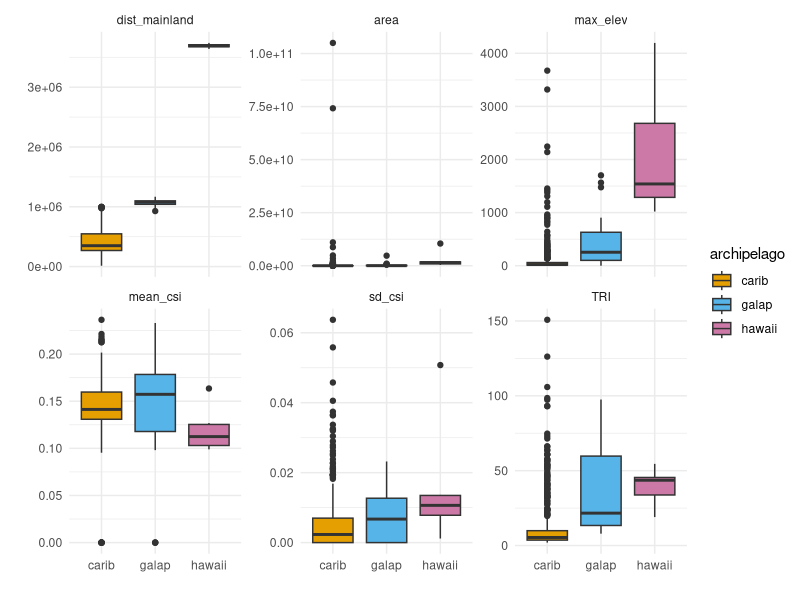
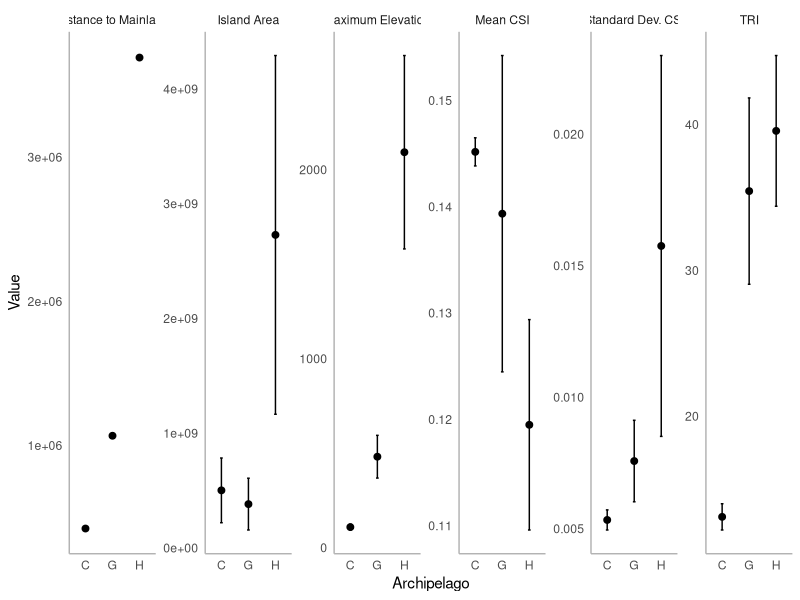

The R source for these figures, in order:
# Creating a faceted boxplot visualization to illustrate
#  the spread of island-specific data
library(tidyverse)
library(ggplot2)
library(reshape2)

# Read dataset
dat <- read.csv("Summary_Files/IxL_distocc_2_17.csv")

# If an island has an NA for dist_occ_islands,
#  fill in the value from nearest_occ
for(i in c(1:length(dat$name))){
  if(is.na(dat$dist_occ_islands[i])){
    dat$dist_occ_islands[i] <- dat$nearest_occ[i]
  }
}

# Filter to just island-specific variables, and only ones that aren't correlated
dat_island <- dat %>% dplyr::select(name, TRI, max_elev, mean_csi, sd_csi, area,
                             dist_mainland, archipelago)
# Make sure each row is unique
dat_island <- distinct(dat_island)

# For each island-specific variable, create a boxplot to show the spread

# Got idea for melting from: https://stackoverflow.com/a/11346964
m1 <- melt(dat_island)

# Rearrange factor levels to be alphabetical?
m1$variable <- factor(m1$variable, levels = c("dist_mainland", "area",
                                              "max_elev", "mean_csi",
                                              "sd_csi", "TRI"))

ggplot(m1, aes(x = archipelago, y = value)) +
  geom_boxplot(aes(fill = archipelago)) +
  scale_fill_manual(values = c("carib" = "#E69F00", "galap" = "#56B4E9", "hawaii" = "#CC79A7")) +
  # Add free_y scale so they can vary
  facet_wrap(~ variable, scales = "free_y") +
  theme_minimal() +
  # Remove outer axis labels
  labs(x = "", y = "")

##### Instead of Boxplot, plot means and add standard error bars #####
ggplot(m1, aes(x = archipelago, y = value)) +
  # Use stat_summary to quickly calculate mean and standard error
  stat_summary(fun = "mean", geom = "point", size = 2) +
  stat_summary(fun.data = "mean_se", geom = "errorbar", width = 0.1) +
  # Add outer axis labels
  xlab("Archipelago") +
  ylab("Value") +
  # Add facet wrap by variable with a free y-axis range and
  #  specific facet labels
  facet_wrap(~ variable, 
             axes = "all_x",
             scales = "free_y",
             nrow = 1,
             labeller = as_labeller(c(
               dist_mainland = "Distance to Mainland",
               area = "Island Area",
               max_elev = "Maximum Elevation",
               mean_csi = "Mean CSI",
               sd_csi = "Standard Dev. CSI",
               TRI = "TRI"
               ))) +
  # Change per-plot x-axis labels
  scale_x_discrete(labels = c("C", "G", "H")) +
  theme_minimal() +
  # Remove gridlines, add axes in gray
  theme(panel.grid = element_blank(),
        axis.line = element_line(colour = "gray70", linewidth = 0.5))
        # Angle tick text
        #axis.text.x = element_text(angle = 90, hjust = 1))
  # theme(panel.grid = element_blank(),
  #       strip.background = element_rect(fill = "grey95", color = "grey95"),
  #       strip.text = element_text(color = "black", face = "bold"))
